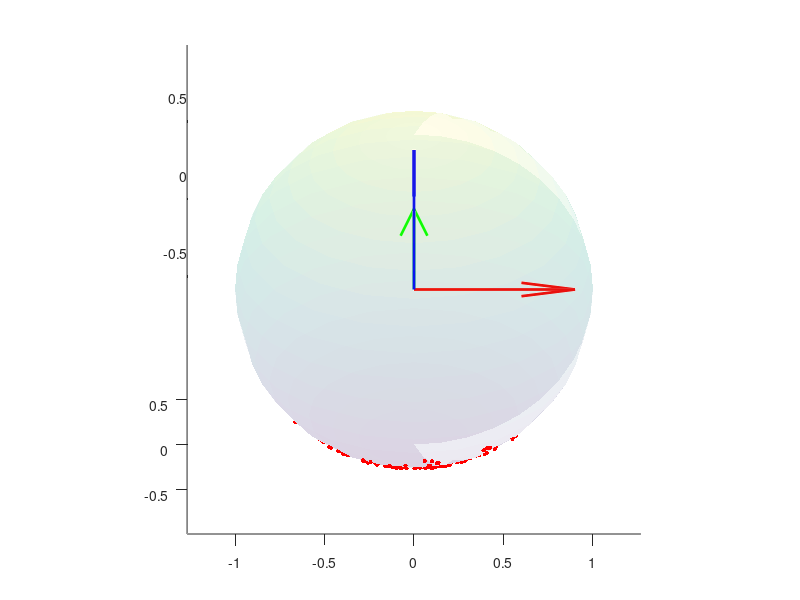

This figure's MATLAB source:
clear all; close all; clc; 

% sample 
r = 1.0;

% unformly sample angles
N = 1000;

% for uniform sampling
lb = [-45, -45]; % lower bound
ub = [45, 45];   % upper bound
angles = [unifrnd(lb(1), ub(1), 1, N);
unifrnd(lb(2), ub(2), 1, N)]';

% for normal sampling
mu = [0; 0];            % mean
sigma = diag([15^2, 15^2]); % covaraince
angles = mvnrnd(mu, sigma, N);

% convert to radians
angles = angles * pi/180;        % rad 

% compute the foot positions
l_zero = [0; 0; -r];
l_final = zeros(N, 3);
for i = 1:N
    phi = angles(i, 1);
    psi = angles(i, 2);
    
    R_phi = [1, 0, 0;
             0, cos(phi), -sin(phi);
             0, sin(phi), cos(phi)];
    R_psi = [cos(psi),  0, sin(psi);
             0,         1, 0;
             -sin(psi), 0, cos(psi)];
    
    l_final(i, :) = R_psi * R_phi * l_zero;
end

% plot the unit sphere
figure;
hold on;
axis equal;

% plot the x, y, z axes
quiver3(0, 0, 0, 1, 0, 0, 'r', 'LineWidth', 2);
quiver3(0, 0, 0, 0, 1, 0, 'g', 'LineWidth', 2);
quiver3(0, 0, 0, 0, 0, 1, 'b', 'LineWidth', 2);

% sphere
[X_sphere, Y_sphere, Z_sphere] = sphere;
surf(X_sphere, Y_sphere, Z_sphere, 'FaceAlpha', 0.1, 'EdgeAlpha', 0.1);

% plot the leg positions
plot3([0, 0], [0, 0], [0, 0], 'k.', 'MarkerSize', 20);
plot3([0, 0], [0, 0], [0, -r], 'k--', 'LineWidth', 2);
plot3(l_final(:, 1), l_final(:, 2), l_final(:, 3), 'r.', 'MarkerSize', 10);

% animate the rotation
for i = 1:2
    for az = 0:360
        view(az, 30); % rotate around the z-axis
        pause(0.05); % pause to control the speed of rotation
    end
end
